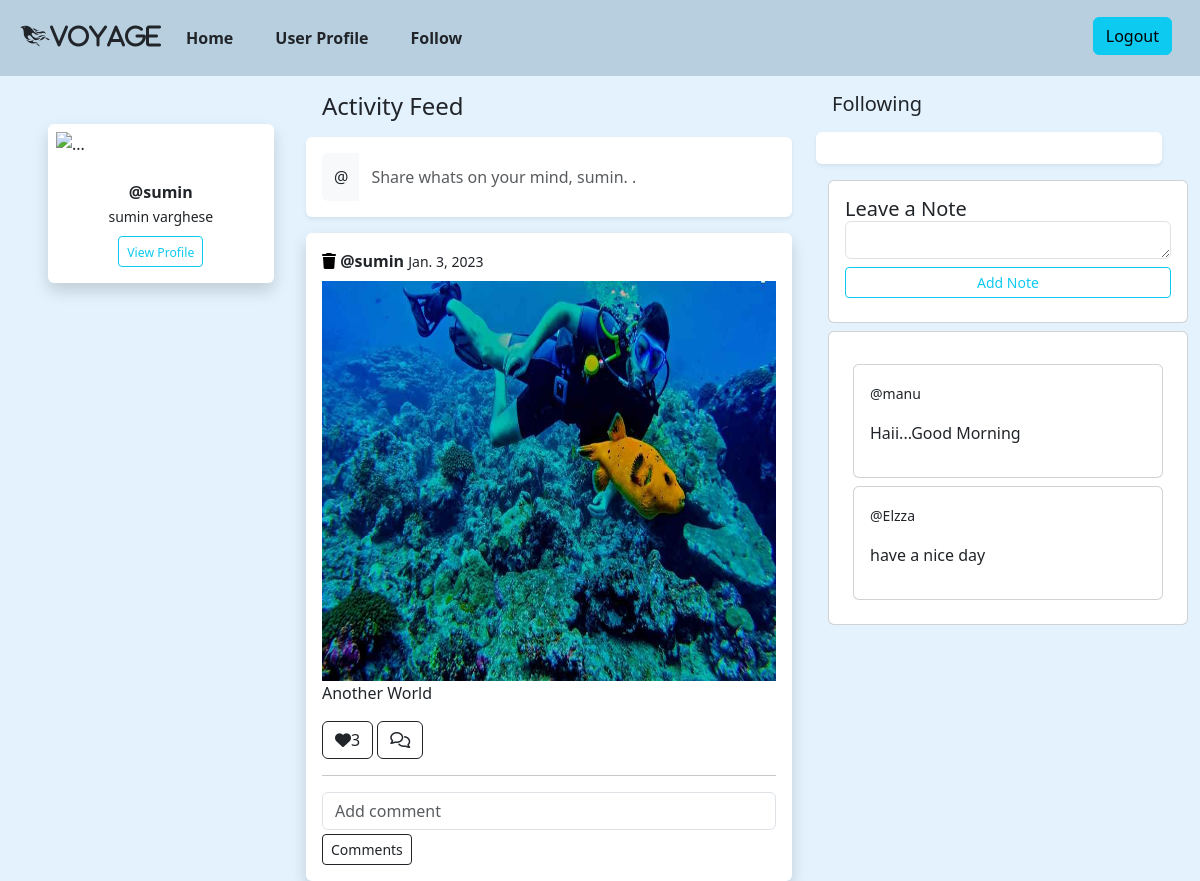
/web/index/ (signed in), run on the app's committed database.
### api/models.py (models this page shows, shortened)
class Posts(models.Model):
    title=models.CharField(max_length=250)
    image=models.ImageField(upload_to="images",null=True)
    user=models.ForeignKey(User,on_delete=models.CASCADE)
    created_date=models.DateField(auto_now_add=True)
    like=models.ManyToManyField(User,related_name="likes")
    @property
    def posts_comments(self):
        return self.comments_set.all()
    @property
    def likes(self):
        qs=self.like.all().count()
        return qs

class Notes(models.Model):
    user = models.ForeignKey(User, on_delete=models.CASCADE)
    note = models.CharField(max_length=100)
    data = models.DateTimeField(auto_now_add=True)

### web/views.py (the view, shortened to what this page needs)
# urls.py: path('index/',IndexView.as_view(),name="index" ),
@method_decorator(decs,name="dispatch")
class IndexView(CreateView,ListView):
    template_name="index.html"
    form_class=PostForm
    success_url=reverse_lazy("index")
    model=Posts
    context_object_name="posts"
    def get_queryset(self):
        return Posts.objects.all()
    def get_context_data(self, **kwargs):
        context = super().get_context_data(**kwargs)
        context["followings"] = Friends.objects.filter(follower=self.request.user)
        context["posts"] = Posts.objects.all().order_by('-created_date')
        context["notes"] = Notes.objects.all()
        return context

### web/forms.py
class PostForm(forms.ModelForm):
    class Meta:
        model=Posts
        fields=["title","image"]
        widgets={
            "title":forms.TextInput(attrs={"class":"form-control"}),
            "image":forms.FileInput(attrs={"class":"form-select"}),
        }

### web/views.py (called while the page is built)
def signin_required(fn):
    def wrapper(request,*args,**kw):
        if not request.user.is_authenticated:
            messages.error(request,"invalid session")
            return redirect("signin")
        else:
            return fn(request,*args,**kw)
    return wrapper

### web/templates/index.html (shortened to what this page needs)
{%extends 'base.html'%}
{%block body_block%}
<!DOCTYPE html>
<html lang="en">
<head>
    <link href="https://cdn.jsdelivr.net/npm/bootstrap@5.3.0-alpha1/dist/css/bootstrap.min.css" rel="stylesheet"
>
    <link rel="stylesheet" href="https://cdnjs.cloudflare.com/ajax/libs/font-awesome/6.2.1/css/all.min.css"
 />
</head>
<body>
    <div class="row">
        <div class="col-3">
            <div class="card mt-5 ms-5 border-0 shadow " style="width: 80%; ">
                <img src="{{request.user.profile.proimage.url}}"
                    width="70%" class="card-img-top p-2 rounded" alt="...">
                <div class="card-body text-center">
                    <p class="card-text" style="margin: 0;"><strong>@{{request.user}}</strong></p>
                    <span><small class="">{{request.user.first_name}} </small></span>
                    <span><small class="">{{request.user.last_name}} </small></span>
                    <br>
                    <a href="{% url 'profile' %}" class="btn btn-outline-info btn-sm mt-2"><small>View
                            Profile</small></a>
                </div>
            </div>
        </div>
        <div class="col-5">
            <h4 class="m-3">Activity Feed</h2>
                <div class="card border-0 shadow-sm">
                    <div class="card-body">
                        <div class="input-group" style="width: 100%; height: 3em;">
                            <span class="input-group-text border-0 " data-bs-toggle="modal"
                                data-bs-target="#exampleModal" id="basic-addon1">@</span>
                            <input type="text" class="form-control border-0"
                                placeholder="Share whats on your mind, {{request.user}}. ." aria-label="Username"
                                aria-describedby="basic-addon1" data-bs-toggle="modal" data-bs-target="#exampleModal">
                        </div>
                    </div>
                </div>
                {%for p in posts%}
                <div class="card mt-3 border-0 shadow">
                    <div class="card-body">
                        <a href="{%url 'post-delete' p.id%}"><i class="fa-sharp fa-solid fa-trash" style="color: black;"></i></a>
                        <p class="text-right fw-bold" style="display: inline;">@{{p.user}}</p>
                        <small>{{p.created_date}}</small>
                        <img src="{{p.image.url}}" class="mt-2" alt="" width="100%" height="400">
                        <p>{{p.title}}</p>
                        <a href="{% url 'add-like' p.id %}" class="btn btn-outline-dark"><i
                                class="fa-solid fa-heart"></i>{{p.likes}}</a>
                        <button type="button" class="btn btn-outline-dark  collapsed"
                        data-bs-toggle="collapse" data-bs-target="#flush-collapse{{p.id}}" aria-expanded="false"
                        aria-controls="flush-collapseOne"><i class="fa-regular fa-comments"></i></button>
                    <hr>
                    <form action="{%url 'add-comment' p.id%}" method="post">
                        <input type="text" class="form-control" name="comment" required placeholder="Add comment">
                        <button type="submit" class="btn btn-outline-dark btn-sm mt-1">Comments</button>
                    </form>
                    </div>
                </div>
                {%endfor%}
        </div>
        <div class="col-4">
            <link href="https://cdn.jsdelivr.net/npm/bootstrap@5.3.0-alpha1/dist/css/bootstrap.min.css" rel="stylesheet"
 />
            <div class="following">
                <h5 class="m-3">Following</h5>
                <div class="card parent border-0 shadow-sm" style="width: 90%;">
                </div>
                                    <div class="container my-3">
                                        <div class="card">
                                            <div class="card-body">
                                                <h5 class="card-title">
                                                    Leave a Note
                                                <form action="{% url 'add-note' request.user.id %}" method="post">
                                                    <div class="form-group mb-2">
                                                        <textarea class="form-control" id="id_note" name="note" rows="1"></textarea>
                                                    </div>
                                                    <button  class="btn btn-outline-info btn-sm form-control">Add Note</a>
                                                </form>
                                    </div>
                                </div>
                                <div class="mt-2 card p-4">
                                    {% for i in notes %}
                                    <div class="card mt-2">
                                        <div class="card-body">
                                            <p><small>@{{i.user}}</small></p>
                                            <p>{{i.note}}</p>
                                        </div>
                                    </div>
                                    {% endfor %}
                                </div>
                        </div>
                    </div>
            </div>
        </div>
</body>
</html>
{%endblock%} -->

### web/templates/index.html (style rules this page uses)
.parent { display: grid; grid-gap: 5px; grid-column-gap: 0px; grid-template-columns: 1fr 1fr 1fr 1fr; grid-row-gap: 5px; grid-column-gap: 5px; padding: 1em; }

### data on the page
Posts: user "sumin", created_date "Jan. 3, 2023", image (picture), title "Another World", likes "3"
Notes: user "manu", note "Haii...Good Morning"
Notes: user "Elzza", note "have a nice day"

### other printed values
{{ request.user }} "sumin"
{{ request.user.first_name }} "sumin"
{{ request.user.last_name }} "varghese"
